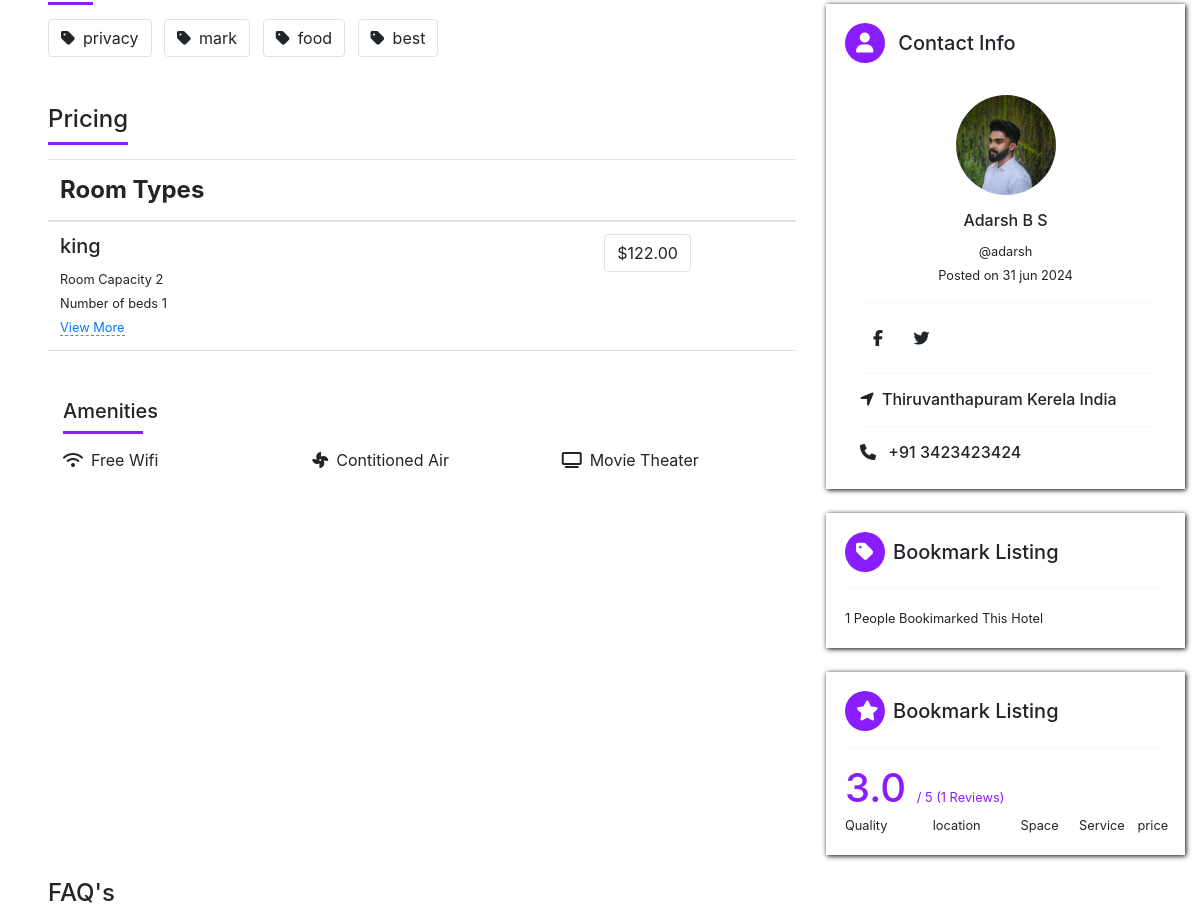
The app's page /detail/adarsh/ (middle part), older data.
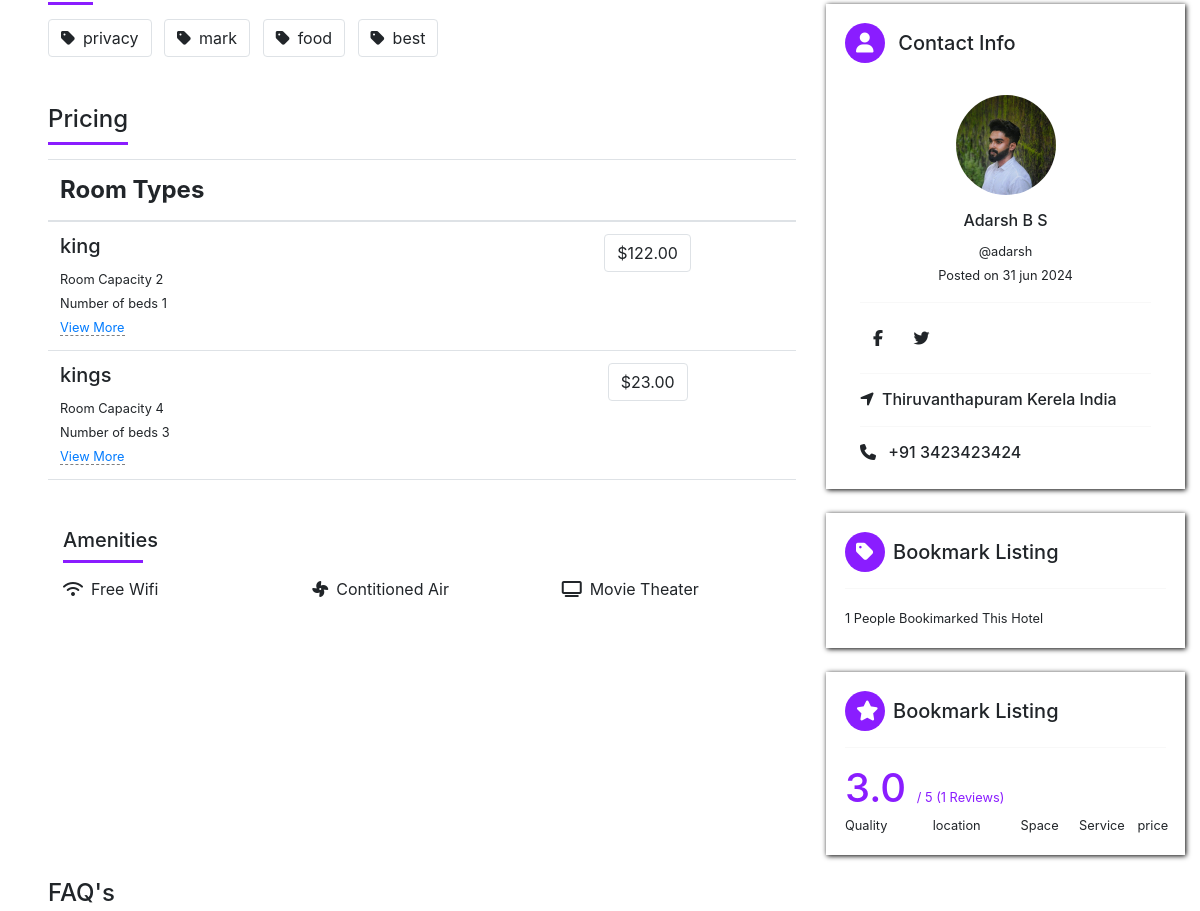
The same page, newer data.
### hotel/models.py (models this page shows, shortened)
class RoomType(models.Model):
    hotel =models.ForeignKey(Hotel,on_delete=models.CASCADE)
    type = models.CharField(max_length=10)
    price = models.DecimalField(max_digits=122, decimal_places=2, default=0.00)
    number_of_beds= models.PositiveIntegerField(default=0)
    room_capacity=models.PositiveBigIntegerField(default=0)
    rtid = ShortUUIDField(unique=True, length=10, max_length=20, alphabet='abcdefghijklmnopqrstuvwxyz')
    slug= models.SlugField(unique=True)
    data = models.DateTimeField(auto_now_add=True)
    class Meta:
        verbose_name_plural = "Room type"

### hotel/views.py (the view)
# urls.py: path('detail/<slug>/',views.hotel_detail,name='hotel_detail'),
def hotel_detail(request,slug):
    hotel=Hotel.objects.get(status='Live',slug=slug)
    context={
        'hotel':hotel
    }
    return render(request,'hotel/hotel_page.html',context)

### hotel/models.py (called while the page is built)
    def hotel_room_types(self):
        return RoomType.objects.filter(hotel=self)

### templates/hotel/hotel_page.html (shortened to what the changed rows need)
{% load static %}
{% include "base/base.html" %}
{% block content %}
<section>
      <div class="container-fluid mt-5 mr-0 ml-0 pl-5">
        <div class="row">
            <div class="col-12 col-md-8">
            <div class="container-fluid mx-0 px-0 my-5 ">
             <div class="container-fluid mx-0 px-0 my-5" >
              <div class="line" style="width: 45px;"></div>
              {% for t in hotel.tag.all %}
              <button class="btn border mr-2"><i class="fa-solid fa-tag mr-2"></i>{{t.name}}</button>
              {% endfor %}
             </div>
             <div class="container-fluid mx-0 px-0 my-5" >
              <table class="table">
                <thead class="table-head">
                  <th class="">Room Types</th>
                  <th></th>
                </thead>
                <tbody>
                  {% for r in hotel.hotel_room_types.all %}
                  <tr>
                    <td>  <h5>{{r.type}}</h5>
                  <small>Room Capacity {{r.room_capacity}}</small><br>
                  <small>Number of beds {{r.number_of_beds}}</small><br>
                  <small><a href="{% url 'room_type_detail' r.hotel.slug r.slug %}" style="border-bottom:1px gray dashed">View More</a></small>                </td>
                  <td class="text-center"><button class="btn border">${{r.price}}</button></td>
                </tr>
                {% endfor %}
                </tbody>
              </table>
              </div>
            </div>
            </div>
            <div class="col-12 col-md-4">
              <div class="box-r mt-4">
                <h1 class="colo d-inline">3.0  </h1><small class="colo">/ 5 (1 Reviews)</small>
              </div>
            </div>
        </div>
      </div>
 </section>
{% endblock content %}

Row changes from the older to the newer data that the page shows:
added RoomType: type "kings", room_capacity "4", number_of_beds "3", price "23.00"
